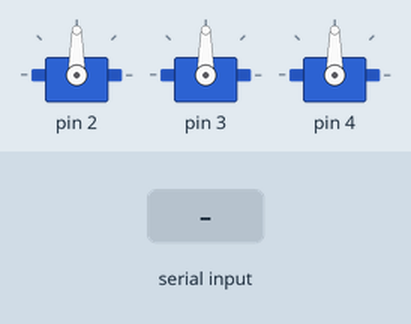
This sketch was run on a simulated Arduino Uno, built with avr-gcc and run on an emulated ATmega328P. On the bench: 3 × servo. The inputs (shaded band) are chosen by the test bench.

Above: at 1.2 s.
1.3 s: "OPEN_A\n" received over Serial
At 1.45 s:
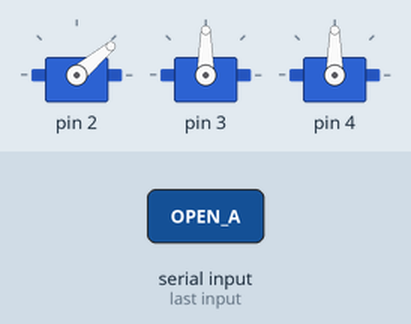
At 7.2 s:
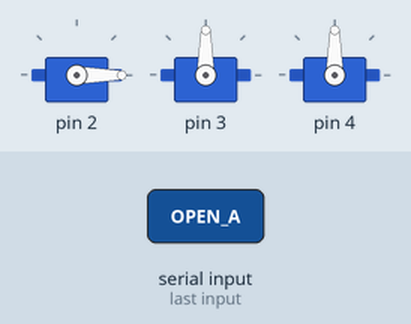
Timing chart, 0 to 8.7 s (numbered marks = the images above; inputs shaded):
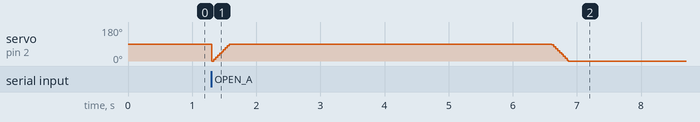

The sketch:

Project.ino
```cpp
#include "ServoControl.h"

int posA = 0, posB = 0, posC = 0;
void setup() {
    Serial.begin(9600);
    setupMotors(2, 3, 4);
}

void loop() {
    if (Serial.available() > 0) {
        String command = Serial.readStringUntil('\n');

        if (command == "OPEN_A") {
            openDoor(motorA, posA);
        } else if (command == "OPEN_B") {
            openDoor(motorB, posB);
        } else if (command == "OPEN_C") {
            openDoor(motorC, posC);
        }
    }
}
```

ServoControl.cpp
```cpp
#include "ServoControl.h"

Servo motorA, motorB, motorC;

void setupMotors(int pinA, int pinB, int pinC) {
    motorA.attach(pinA);
    motorB.attach(pinB);
    motorC.attach(pinC);
}

void openDoor(Servo &motor, int &pos) {
    for (pos = 0; pos <= 90; pos += 5) {
        motor.write(pos);
        delay(15);
    }

    delay(5000);

    for (pos = 90; pos >= 0; pos -= 5) {
        motor.write(pos);
        delay(15);
    }
}
```

ServoControl.h
```cpp
#ifndef SERVOCONTROL_H
#define SERVOCONTROL_H
#include <Servo.h>

extern Servo motorA, motorB, motorC;

void setupMotors(int pinA, int pinB, int pinC);
void openDoor(Servo &motor, int &pos);

#endif
```
